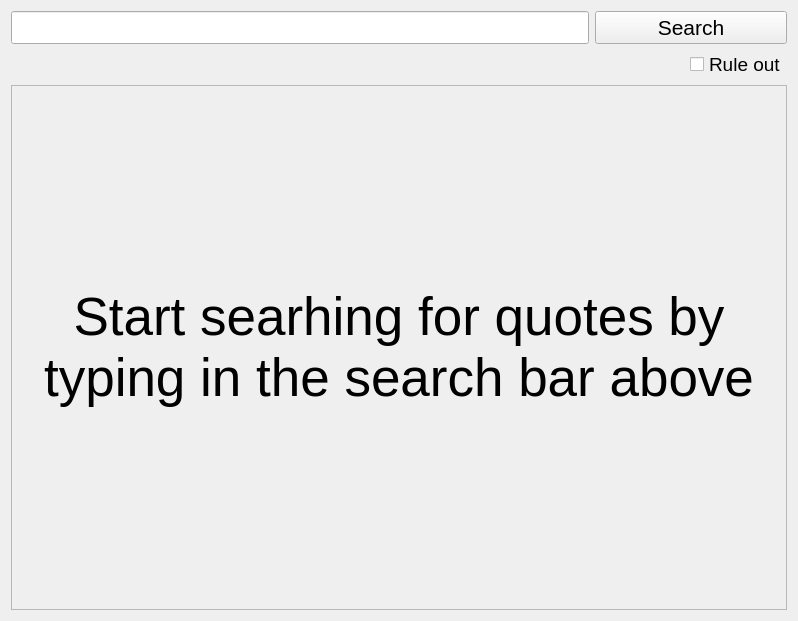
<?xml version="1.0" encoding="UTF-8"?>
<ui version="4.0">
 <class>SearchTab</class>
 <widget class="QWidget" name="SearchTab">
  <property name="geometry">
   <rect>
    <x>0</x>
    <y>0</y>
    <width>798</width>
    <height>621</height>
   </rect>
  </property>
  <property name="windowTitle">
   <string>Form</string>
  </property>
  <layout class="QVBoxLayout" name="verticalLayout" stretch="1,0,10">
   <item>
    <layout class="QHBoxLayout" name="horizontalLayout" stretch="3,1">
     <item>
      <widget class="QLineEdit" name="quoteLE">
       <property name="font">
        <font>
         <pointsize>16</pointsize>
        </font>
       </property>
      </widget>
     </item>
     <item>
      <widget class="QPushButton" name="searchQuoteBtn">
       <property name="font">
        <font>
         <pointsize>16</pointsize>
        </font>
       </property>
       <property name="text">
        <string>Search</string>
       </property>
      </widget>
     </item>
    </layout>
   </item>
   <item>
    <layout class="QHBoxLayout" name="optionsLayout" stretch="3,0">
     <property name="bottomMargin">
      <number>0</number>
     </property>
     <item>
      <layout class="QGridLayout" name="chosenAttrsLayout"/>
     </item>
     <item alignment="Qt::AlignmentFlag::AlignRight">
      <widget class="QCheckBox" name="excludeAttrsCheckBox">
       <property name="font">
        <font>
         <pointsize>14</pointsize>
        </font>
       </property>
       <property name="whatsThis">
        <string>&lt;html&gt;&lt;head/&gt;&lt;body&gt;&lt;p align=&quot;right&quot;&gt;&lt;br/&gt;&lt;/p&gt;&lt;/body&gt;&lt;/html&gt;</string>
       </property>
       <property name="text">
        <string>Rule out</string>
       </property>
      </widget>
     </item>
    </layout>
   </item>
   <item>
    <widget class="QScrollArea" name="scrollArea">
     <property name="horizontalScrollBarPolicy">
      <enum>Qt::ScrollBarPolicy::ScrollBarAlwaysOff</enum>
     </property>
     <property name="widgetResizable">
      <bool>true</bool>
     </property>
     <widget class="QWidget" name="scrollAreaWidgetContents">
      <property name="geometry">
       <rect>
        <x>0</x>
        <y>0</y>
        <width>778</width>
        <height>506</height>
       </rect>
      </property>
      <layout class="QHBoxLayout" name="horizontalLayout_2">
       <item>
        <layout class="QVBoxLayout" name="quotesLayout">
         <property name="topMargin">
          <number>0</number>
         </property>
         <item>
          <widget class="QLabel" name="startText">
           <property name="font">
            <font>
             <pointsize>40</pointsize>
            </font>
           </property>
           <property name="text">
            <string>Start searhing for quotes by typing in the search bar above</string>
           </property>
           <property name="textFormat">
            <enum>Qt::TextFormat::AutoText</enum>
           </property>
           <property name="alignment">
            <set>Qt::AlignmentFlag::AlignCenter</set>
           </property>
           <property name="wordWrap">
            <bool>true</bool>
           </property>
           <property name="margin">
            <number>40</number>
           </property>
          </widget>
         </item>
        </layout>
       </item>
      </layout>
     </widget>
    </widget>
   </item>
  </layout>
 </widget>
 <resources/>
 <connections/>
</ui>
